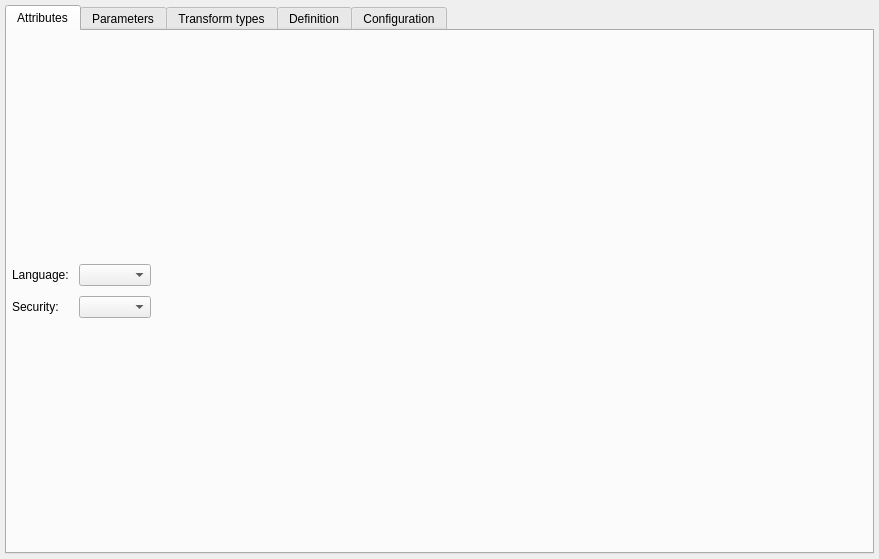
<?xml version="1.0" encoding="UTF-8"?>
<ui version="4.0">
 <class>BaseFunctionWidget</class>
 <widget class="QWidget" name="BaseFunctionWidget">
  <property name="geometry">
   <rect>
    <x>0</x>
    <y>0</y>
    <width>879</width>
    <height>559</height>
   </rect>
  </property>
  <property name="sizePolicy">
   <sizepolicy hsizetype="Preferred" vsizetype="Expanding">
    <horstretch>0</horstretch>
    <verstretch>0</verstretch>
   </sizepolicy>
  </property>
  <property name="minimumSize">
   <size>
    <width>465</width>
    <height>216</height>
   </size>
  </property>
  <layout class="QGridLayout" name="base_function_grid">
   <property name="leftMargin">
    <number>5</number>
   </property>
   <property name="topMargin">
    <number>5</number>
   </property>
   <property name="rightMargin">
    <number>5</number>
   </property>
   <property name="bottomMargin">
    <number>5</number>
   </property>
   <property name="spacing">
    <number>10</number>
   </property>
   <item row="1" column="0">
    <widget class="QTabWidget" name="func_config_twg">
     <property name="sizePolicy">
      <sizepolicy hsizetype="Expanding" vsizetype="Expanding">
       <horstretch>0</horstretch>
       <verstretch>0</verstretch>
      </sizepolicy>
     </property>
     <property name="minimumSize">
      <size>
       <width>0</width>
       <height>273</height>
      </size>
     </property>
     <property name="currentIndex">
      <number>0</number>
     </property>
     <widget class="QWidget" name="attributes_tab">
      <attribute name="title">
       <string>Attributes</string>
      </attribute>
      <layout class="QVBoxLayout" name="attributes_vbox">
       <property name="spacing">
        <number>10</number>
       </property>
       <property name="leftMargin">
        <number>5</number>
       </property>
       <property name="topMargin">
        <number>5</number>
       </property>
       <property name="rightMargin">
        <number>5</number>
       </property>
       <property name="bottomMargin">
        <number>5</number>
       </property>
       <item>
        <layout class="QGridLayout" name="gridLayout">
         <item row="0" column="0">
          <widget class="QLabel" name="language_lbl">
           <property name="sizePolicy">
            <sizepolicy hsizetype="Preferred" vsizetype="Preferred">
             <horstretch>0</horstretch>
             <verstretch>0</verstretch>
            </sizepolicy>
           </property>
           <property name="maximumSize">
            <size>
             <width>16777215</width>
             <height>16777215</height>
            </size>
           </property>
           <property name="font">
            <font>
             <bold>false</bold>
            </font>
           </property>
           <property name="text">
            <string>Language:</string>
           </property>
          </widget>
         </item>
         <item row="1" column="0">
          <widget class="QLabel" name="security_lbl">
           <property name="maximumSize">
            <size>
             <width>16777215</width>
             <height>16777215</height>
            </size>
           </property>
           <property name="text">
            <string>Security:</string>
           </property>
           <property name="indent">
            <number>-1</number>
           </property>
          </widget>
         </item>
         <item row="1" column="1" colspan="2">
          <widget class="QComboBox" name="security_cmb">
           <property name="sizePolicy">
            <sizepolicy hsizetype="Expanding" vsizetype="Fixed">
             <horstretch>0</horstretch>
             <verstretch>0</verstretch>
            </sizepolicy>
           </property>
           <property name="iconSize">
            <size>
             <width>28</width>
             <height>28</height>
            </size>
           </property>
          </widget>
         </item>
         <item row="0" column="1" colspan="2">
          <widget class="QComboBox" name="language_cmb">
           <property name="maximumSize">
            <size>
             <width>16777215</width>
             <height>16777215</height>
            </size>
           </property>
           <property name="iconSize">
            <size>
             <width>28</width>
             <height>28</height>
            </size>
           </property>
          </widget>
         </item>
         <item row="0" column="3" rowspan="2">
          <spacer name="horizontalSpacer_2">
           <property name="orientation">
            <enum>Qt::Horizontal</enum>
           </property>
           <property name="sizeHint" stdset="0">
            <size>
             <width>118</width>
             <height>20</height>
            </size>
           </property>
          </spacer>
         </item>
        </layout>
       </item>
      </layout>
     </widget>
     <widget class="QWidget" name="parameters_tab">
      <attribute name="title">
       <string>Parameters</string>
      </attribute>
     </widget>
     <widget class="QWidget" name="tab">
      <attribute name="title">
       <string>Transform types</string>
      </attribute>
     </widget>
     <widget class="QWidget" name="definition_tab">
      <attribute name="title">
       <string>Definition</string>
      </attribute>
      <layout class="QGridLayout" name="gridLayout_4">
       <property name="leftMargin">
        <number>4</number>
       </property>
       <property name="topMargin">
        <number>4</number>
       </property>
       <property name="rightMargin">
        <number>4</number>
       </property>
       <property name="bottomMargin">
        <number>4</number>
       </property>
       <property name="spacing">
        <number>6</number>
       </property>
       <item row="0" column="0">
        <widget class="QFrame" name="library_frm">
         <property name="sizePolicy">
          <sizepolicy hsizetype="Preferred" vsizetype="Expanding">
           <horstretch>0</horstretch>
           <verstretch>0</verstretch>
          </sizepolicy>
         </property>
         <property name="frameShape">
          <enum>QFrame::NoFrame</enum>
         </property>
         <property name="frameShadow">
          <enum>QFrame::Raised</enum>
         </property>
         <layout class="QGridLayout" name="gridLayout_3">
          <property name="leftMargin">
           <number>5</number>
          </property>
          <property name="topMargin">
           <number>5</number>
          </property>
          <property name="rightMargin">
           <number>5</number>
          </property>
          <property name="bottomMargin">
           <number>5</number>
          </property>
          <property name="spacing">
           <number>10</number>
          </property>
          <item row="0" column="0" colspan="3">
           <widget class="QLabel" name="dy_library_lbl">
            <property name="text">
             <string>Dynamic Library:</string>
            </property>
           </widget>
          </item>
          <item row="0" column="3">
           <spacer name="horizontalSpacer_3">
            <property name="orientation">
             <enum>Qt::Horizontal</enum>
            </property>
            <property name="sizeHint" stdset="0">
             <size>
              <width>450</width>
              <height>20</height>
             </size>
            </property>
           </spacer>
          </item>
          <item row="1" column="1">
           <widget class="QLabel" name="symbol_lbl">
            <property name="enabled">
             <bool>true</bool>
            </property>
            <property name="maximumSize">
             <size>
              <width>16777215</width>
              <height>16777215</height>
             </size>
            </property>
            <property name="text">
             <string>Symbol:</string>
            </property>
           </widget>
          </item>
          <item row="1" column="2" colspan="2">
           <widget class="QLineEdit" name="symbol_edt">
            <property name="enabled">
             <bool>true</bool>
            </property>
            <property name="sizePolicy">
             <sizepolicy hsizetype="Preferred" vsizetype="Fixed">
              <horstretch>0</horstretch>
              <verstretch>0</verstretch>
             </sizepolicy>
            </property>
            <property name="clearButtonEnabled">
             <bool>true</bool>
            </property>
           </widget>
          </item>
          <item row="2" column="1">
           <widget class="QLabel" name="library_lbl">
            <property name="enabled">
             <bool>true</bool>
            </property>
            <property name="maximumSize">
             <size>
              <width>16777215</width>
              <height>16777215</height>
             </size>
            </property>
            <property name="text">
             <string>Library:</string>
            </property>
           </widget>
          </item>
          <item row="2" column="2" colspan="2">
           <widget class="QLineEdit" name="library_edt">
            <property name="enabled">
             <bool>true</bool>
            </property>
            <property name="sizePolicy">
             <sizepolicy hsizetype="Preferred" vsizetype="Fixed">
              <horstretch>0</horstretch>
              <verstretch>0</verstretch>
             </sizepolicy>
            </property>
            <property name="clearButtonEnabled">
             <bool>true</bool>
            </property>
           </widget>
          </item>
          <item row="3" column="2">
           <spacer name="verticalSpacer">
            <property name="orientation">
             <enum>Qt::Vertical</enum>
            </property>
            <property name="sizeHint" stdset="0">
             <size>
              <width>20</width>
              <height>40</height>
             </size>
            </property>
           </spacer>
          </item>
         </layout>
        </widget>
       </item>
       <item row="1" column="0">
        <widget class="QFrame" name="source_code_frm">
         <property name="sizePolicy">
          <sizepolicy hsizetype="Preferred" vsizetype="Expanding">
           <horstretch>0</horstretch>
           <verstretch>0</verstretch>
          </sizepolicy>
         </property>
         <property name="frameShape">
          <enum>QFrame::NoFrame</enum>
         </property>
         <property name="frameShadow">
          <enum>QFrame::Raised</enum>
         </property>
         <layout class="QGridLayout" name="gridLayout_2">
          <property name="leftMargin">
           <number>5</number>
          </property>
          <property name="topMargin">
           <number>5</number>
          </property>
          <property name="rightMargin">
           <number>5</number>
          </property>
          <property name="bottomMargin">
           <number>5</number>
          </property>
          <property name="spacing">
           <number>10</number>
          </property>
          <item row="0" column="0">
           <widget class="QLabel" name="sourc_code_lbl">
            <property name="text">
             <string>Source code:</string>
            </property>
           </widget>
          </item>
          <item row="0" column="1">
           <spacer name="horizontalSpacer">
            <property name="orientation">
             <enum>Qt::Horizontal</enum>
            </property>
            <property name="sizeHint" stdset="0">
             <size>
              <width>485</width>
              <height>20</height>
             </size>
            </property>
           </spacer>
          </item>
         </layout>
        </widget>
       </item>
      </layout>
     </widget>
     <widget class="QWidget" name="tab_2">
      <attribute name="title">
       <string>Configuration</string>
      </attribute>
      <widget class="QFrame" name="hint_frm">
       <property name="geometry">
        <rect>
         <x>4</x>
         <y>55</y>
         <width>410</width>
         <height>217</height>
        </rect>
       </property>
       <property name="sizePolicy">
        <sizepolicy hsizetype="Preferred" vsizetype="Fixed">
         <horstretch>0</horstretch>
         <verstretch>0</verstretch>
        </sizepolicy>
       </property>
       <property name="minimumSize">
        <size>
         <width>0</width>
         <height>30</height>
        </size>
       </property>
       <property name="frameShape">
        <enum>QFrame::StyledPanel</enum>
       </property>
       <property name="frameShadow">
        <enum>QFrame::Raised</enum>
       </property>
       <layout class="QGridLayout" name="gridLayout_5">
        <property name="leftMargin">
         <number>5</number>
        </property>
        <property name="topMargin">
         <number>5</number>
        </property>
        <property name="rightMargin">
         <number>5</number>
        </property>
        <property name="bottomMargin">
         <number>5</number>
        </property>
        <item row="0" column="0">
         <widget class="QLabel" name="icon_lbl">
          <property name="minimumSize">
           <size>
            <width>32</width>
            <height>32</height>
           </size>
          </property>
          <property name="maximumSize">
           <size>
            <width>32</width>
            <height>32</height>
           </size>
          </property>
          <property name="text">
           <string/>
          </property>
          <property name="textFormat">
           <enum>Qt::AutoText</enum>
          </property>
          <property name="pixmap">
           <pixmap resource="../../res/resources.qrc">:/icons/icons/info.png</pixmap>
          </property>
          <property name="scaledContents">
           <bool>true</bool>
          </property>
         </widget>
        </item>
        <item row="0" column="1">
         <widget class="QLabel" name="hint_lbl">
          <property name="sizePolicy">
           <sizepolicy hsizetype="Preferred" vsizetype="Preferred">
            <horstretch>0</horstretch>
            <verstretch>0</verstretch>
           </sizepolicy>
          </property>
          <property name="font">
           <font>
            <bold>false</bold>
            <underline>false</underline>
            <strikeout>false</strikeout>
            <kerning>true</kerning>
           </font>
          </property>
          <property name="text">
           <string>Use this tab to define custom configuration parameters for the function. The parameters specified will be attached to the function's SQL code via &lt;strong&gt;SET config_param = value&lt;/strong&gt;. Attention to the values formatting since pgModeler &lt;strong&gt;will not&lt;/strong&gt; perform any formatting.</string>
          </property>
          <property name="wordWrap">
           <bool>true</bool>
          </property>
         </widget>
        </item>
       </layout>
      </widget>
     </widget>
    </widget>
   </item>
  </layout>
 </widget>
 <tabstops>
  <tabstop>func_config_twg</tabstop>
  <tabstop>language_cmb</tabstop>
  <tabstop>symbol_edt</tabstop>
  <tabstop>library_edt</tabstop>
 </tabstops>
 <resources>
  <include location="../../res/resources.qrc"/>
  <include location="../../res/resources.qrc"/>
 </resources>
 <connections/>
</ui>
